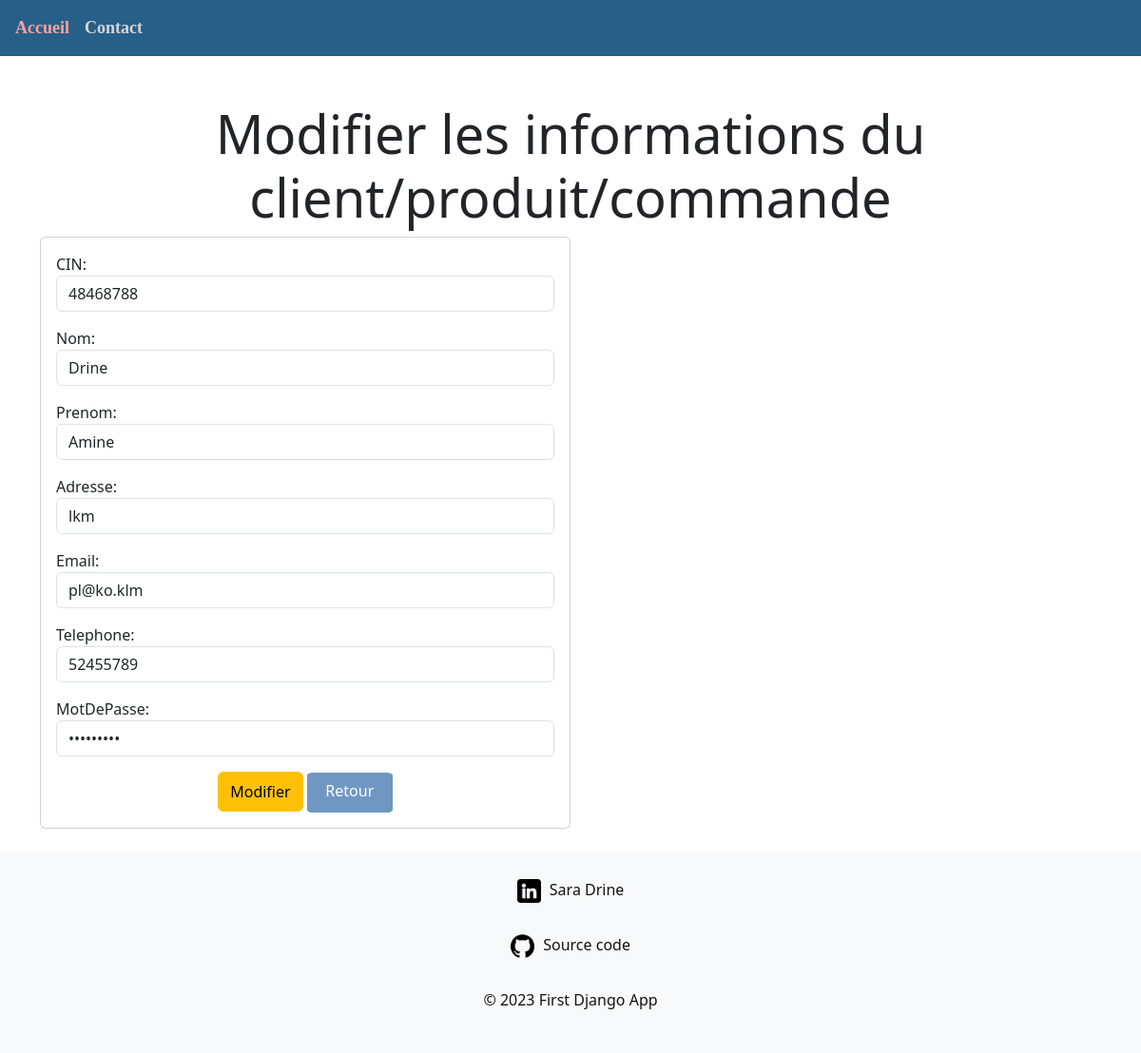
Page /gestionCommerce/client/3/update/ on the committed database.
### gestionCommerce/models.py (models this page shows, shortened)
class Client(models.Model):
    CIN = models.IntegerField()
    Nom = models.CharField(max_length=50)
    Prenom = models.CharField(max_length=50)
    Adresse = models.CharField(max_length=150)
    Telephone = models.IntegerField()
    Email = models.CharField(max_length=150)
    MotDePasse = models.CharField(max_length=150)

### gestionCommerce/views.py (the view)
# urls.py: path("client/<int:client_id>/update/", views.updateC, name="updateC"),
def updateC(request, client_id):
    if request.method == 'POST':
        client = Client.objects.get(pk=client_id)
        fm = ClientRegistration(request.POST, instance=client)
        if fm.is_valid():
            fm.save()
    else:
        client = Client.objects.get(pk = client_id)
        fm = ClientRegistration(instance=client)
    return render(request, 'gestionCommerce/update.html',{'form':fm})

### gestionCommerce/forms.py
class ClientRegistration(forms.ModelForm):
    class Meta:
        model = Client
        fields = ['CIN', 'Nom', 'Prenom', 'Adresse', 'Email', 'Telephone', 'MotDePasse']
        widgets = {
            'CIN': forms.NumberInput(attrs={'class':'form-control'}),
            'Nom': forms.TextInput(attrs={'class':'form-control'}),
            'Prenom': forms.TextInput(attrs={'class':'form-control'}),
            'Email': forms.EmailInput(attrs={'class':'form-control'}),
            'Adresse': forms.TextInput(attrs={'class':'form-control'}),
            'Telephone': forms.NumberInput(attrs={'class':'form-control'}),
            'MotDePasse': forms.PasswordInput(render_value=True,attrs={'class':'form-control'})
        }

### gestionCommerce/templates/gestionCommerce/update.html (shortened to what this page needs)
{% extends 'gestionCommerce/basic.html' %}
{% block content %}
<div class="container">
  <div class="jumbotron text-center mt-5">
    <h1 class="display-4">Modifier les informations du client/produit/commande</h1>
  </div>
  <div class="col-md-6">
    <div class="card mb-4">
      <div class="card-body">
        <form action="" method="POST">
          {% csrf_token %} {{form.as_p}}
          <div style="text-align: center;">
            <input type="submit" class="btn btn-warning" value="Modifier" style="height: 42px;" />
            <a href="{% url 'gestionCommerce:index' %}" style="border-radius: 7%; height:42px; width: 90px; text-decoration: none; background-color: #7097c2; color: #ffffff;display: inline-block; text-align: center;   border: none;
                outline: none;
                padding: 7px;
                margin: 0;">Retour</a>
          </div>
        </form>
      </div>
    </div>
  </div>
</div>
{% endblock content %}

### rows in the picture
Client: CIN "48468788", Nom "Drine", Prenom "Amine", Adresse "lkm", Email "pl@ko.klm", Telephone "52455789"
